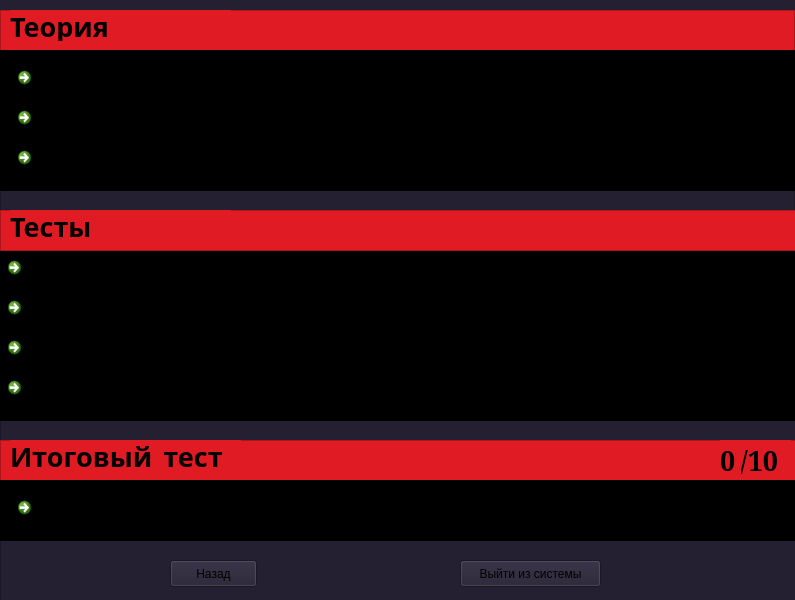
<?xml version="1.0" encoding="UTF-8"?>
<ui version="4.0">
 <class>main_lection</class>
 <widget class="QDialog" name="main_lection">
  <property name="geometry">
   <rect>
    <x>0</x>
    <y>0</y>
    <width>795</width>
    <height>600</height>
   </rect>
  </property>
  <property name="font">
   <font>
    <pointsize>15</pointsize>
   </font>
  </property>
  <property name="windowTitle">
   <string>Обучающая система</string>
  </property>
  <property name="styleSheet">
   <string notr="true">background-color: rgb(36, 31, 49);</string>
  </property>
  <widget class="QFrame" name="frame_6">
   <property name="geometry">
    <rect>
     <x>0</x>
     <y>10</y>
     <width>795</width>
     <height>201</height>
    </rect>
   </property>
   <property name="frameShape">
    <enum>QFrame::Shape::StyledPanel</enum>
   </property>
   <property name="frameShadow">
    <enum>QFrame::Shadow::Raised</enum>
   </property>
   <widget class="QFrame" name="frame">
    <property name="geometry">
     <rect>
      <x>0</x>
      <y>0</y>
      <width>795</width>
      <height>41</height>
     </rect>
    </property>
    <property name="styleSheet">
     <string notr="true">background-color: rgb(224, 27, 36);</string>
    </property>
    <property name="frameShape">
     <enum>QFrame::Shape::StyledPanel</enum>
    </property>
    <property name="frameShadow">
     <enum>QFrame::Shadow::Raised</enum>
    </property>
    <widget class="QLabel" name="Theory">
     <property name="geometry">
      <rect>
       <x>10</x>
       <y>0</y>
       <width>221</width>
       <height>31</height>
      </rect>
     </property>
     <property name="font">
      <font>
       <family>LM Roman 8</family>
       <pointsize>20</pointsize>
       <bold>true</bold>
      </font>
     </property>
     <property name="text">
      <string>Теория</string>
     </property>
    </widget>
   </widget>
   <widget class="QFrame" name="frame_window_lection">
    <property name="geometry">
     <rect>
      <x>0</x>
      <y>40</y>
      <width>795</width>
      <height>141</height>
     </rect>
    </property>
    <property name="styleSheet">
     <string notr="true">background-color: rgb(0, 0, 0);</string>
    </property>
    <property name="frameShape">
     <enum>QFrame::Shape::StyledPanel</enum>
    </property>
    <property name="frameShadow">
     <enum>QFrame::Shadow::Raised</enum>
    </property>
    <widget class="QCommandLinkButton" name="Lection1">
     <property name="geometry">
      <rect>
       <x>10</x>
       <y>10</y>
       <width>371</width>
       <height>41</height>
      </rect>
     </property>
     <property name="font">
      <font>
       <family>Utopia</family>
       <pointsize>13</pointsize>
      </font>
     </property>
     <property name="text">
      <string>Лекция №1. Описания и константы</string>
     </property>
    </widget>
    <widget class="QCommandLinkButton" name="Lection2">
     <property name="geometry">
      <rect>
       <x>10</x>
       <y>50</y>
       <width>691</width>
       <height>41</height>
      </rect>
     </property>
     <property name="font">
      <font>
       <family>Utopia</family>
       <pointsize>13</pointsize>
      </font>
     </property>
     <property name="text">
      <string>Лекция №2. Базовые конструкции структурного программирования</string>
     </property>
    </widget>
    <widget class="QCommandLinkButton" name="Lection3">
     <property name="geometry">
      <rect>
       <x>10</x>
       <y>90</y>
       <width>451</width>
       <height>41</height>
      </rect>
     </property>
     <property name="font">
      <font>
       <family>Utopia</family>
       <pointsize>13</pointsize>
      </font>
     </property>
     <property name="text">
      <string>Лекция №3. Описания и константы</string>
     </property>
    </widget>
   </widget>
  </widget>
  <widget class="QFrame" name="frame_itogtest">
   <property name="geometry">
    <rect>
     <x>0</x>
     <y>420</y>
     <width>801</width>
     <height>201</height>
    </rect>
   </property>
   <property name="frameShape">
    <enum>QFrame::Shape::StyledPanel</enum>
   </property>
   <property name="frameShadow">
    <enum>QFrame::Shadow::Raised</enum>
   </property>
   <widget class="QFrame" name="frame_3">
    <property name="geometry">
     <rect>
      <x>0</x>
      <y>20</y>
      <width>801</width>
      <height>41</height>
     </rect>
    </property>
    <property name="styleSheet">
     <string notr="true">background-color: rgb(224, 27, 36);</string>
    </property>
    <property name="frameShape">
     <enum>QFrame::Shape::StyledPanel</enum>
    </property>
    <property name="frameShadow">
     <enum>QFrame::Shadow::Raised</enum>
    </property>
    <widget class="QLabel" name="tests">
     <property name="geometry">
      <rect>
       <x>10</x>
       <y>0</y>
       <width>231</width>
       <height>31</height>
      </rect>
     </property>
     <property name="font">
      <font>
       <family>LM Roman 8</family>
       <pointsize>20</pointsize>
       <bold>true</bold>
      </font>
     </property>
     <property name="text">
      <string>Итоговый тест</string>
     </property>
    </widget>
    <widget class="QLabel" name="label_29">
     <property name="geometry">
      <rect>
       <x>740</x>
       <y>0</y>
       <width>51</width>
       <height>41</height>
      </rect>
     </property>
     <property name="font">
      <font>
       <family>Serif</family>
       <pointsize>20</pointsize>
       <bold>true</bold>
      </font>
     </property>
     <property name="text">
      <string>/10</string>
     </property>
    </widget>
    <widget class="QLabel" name="ten_max_balls_code">
     <property name="geometry">
      <rect>
       <x>720</x>
       <y>0</y>
       <width>21</width>
       <height>41</height>
      </rect>
     </property>
     <property name="font">
      <font>
       <family>Serif</family>
       <pointsize>20</pointsize>
       <bold>true</bold>
      </font>
     </property>
     <property name="text">
      <string>0</string>
     </property>
    </widget>
   </widget>
   <widget class="QFrame" name="frame_testing">
    <property name="geometry">
     <rect>
      <x>0</x>
      <y>60</y>
      <width>821</width>
      <height>61</height>
     </rect>
    </property>
    <property name="styleSheet">
     <string notr="true">background-color: rgb(0, 0, 0);</string>
    </property>
    <property name="frameShape">
     <enum>QFrame::Shape::StyledPanel</enum>
    </property>
    <property name="frameShadow">
     <enum>QFrame::Shadow::Raised</enum>
    </property>
    <widget class="QCommandLinkButton" name="itogovoe_testirovanie">
     <property name="geometry">
      <rect>
       <x>10</x>
       <y>10</y>
       <width>491</width>
       <height>41</height>
      </rect>
     </property>
     <property name="font">
      <font>
       <pointsize>15</pointsize>
      </font>
     </property>
     <property name="text">
      <string>Итоговое тестирование по программированию</string>
     </property>
    </widget>
    <widget class="QLabel" name="label">
     <property name="geometry">
      <rect>
       <x>700</x>
       <y>20</y>
       <width>66</width>
       <height>19</height>
      </rect>
     </property>
     <property name="text">
      <string/>
     </property>
    </widget>
   </widget>
   <widget class="QPushButton" name="quit_system">
    <property name="geometry">
     <rect>
      <x>460</x>
      <y>140</y>
      <width>141</width>
      <height>27</height>
     </rect>
    </property>
    <property name="text">
     <string>Выйти из системы</string>
    </property>
   </widget>
   <widget class="QPushButton" name="back">
    <property name="geometry">
     <rect>
      <x>170</x>
      <y>140</y>
      <width>87</width>
      <height>27</height>
     </rect>
    </property>
    <property name="text">
     <string>Назад</string>
    </property>
   </widget>
  </widget>
  <widget class="QFrame" name="frame_question">
   <property name="geometry">
    <rect>
     <x>0</x>
     <y>250</y>
     <width>811</width>
     <height>171</height>
    </rect>
   </property>
   <property name="styleSheet">
    <string notr="true">background-color: rgb(0, 0, 0);</string>
   </property>
   <property name="frameShape">
    <enum>QFrame::Shape::StyledPanel</enum>
   </property>
   <property name="frameShadow">
    <enum>QFrame::Shadow::Raised</enum>
   </property>
   <widget class="QCommandLinkButton" name="question_withcode">
    <property name="geometry">
     <rect>
      <x>0</x>
      <y>120</y>
      <width>561</width>
      <height>41</height>
     </rect>
    </property>
    <property name="font">
     <font>
      <family>Utopia</family>
      <pointsize>13</pointsize>
      <bold>true</bold>
     </font>
    </property>
    <property name="text">
     <string>Основы программирования. Работа с кодом</string>
    </property>
   </widget>
   <widget class="QCommandLinkButton" name="easy_question">
    <property name="geometry">
     <rect>
      <x>0</x>
      <y>0</y>
      <width>581</width>
      <height>41</height>
     </rect>
    </property>
    <property name="font">
     <font>
      <family>Utopia</family>
      <pointsize>13</pointsize>
     </font>
    </property>
    <property name="text">
     <string>Основы программирования. Вопросы легкой сложности</string>
    </property>
   </widget>
   <widget class="QCommandLinkButton" name="middle_question">
    <property name="geometry">
     <rect>
      <x>0</x>
      <y>40</y>
      <width>601</width>
      <height>41</height>
     </rect>
    </property>
    <property name="font">
     <font>
      <family>Utopia</family>
      <pointsize>13</pointsize>
     </font>
    </property>
    <property name="text">
     <string>Основы программирования. Вопросы средней сложности</string>
    </property>
   </widget>
   <widget class="QCommandLinkButton" name="hard_question">
    <property name="geometry">
     <rect>
      <x>0</x>
      <y>80</y>
      <width>601</width>
      <height>41</height>
     </rect>
    </property>
    <property name="font">
     <font>
      <family>Utopia</family>
      <pointsize>13</pointsize>
     </font>
    </property>
    <property name="text">
     <string>Основы программирования. Вопросы высокой сложности</string>
    </property>
   </widget>
   <widget class="QLabel" name="label_25">
    <property name="geometry">
     <rect>
      <x>750</x>
      <y>130</y>
      <width>31</width>
      <height>21</height>
     </rect>
    </property>
    <property name="font">
     <font>
      <family>Serif</family>
      <pointsize>20</pointsize>
      <bold>true</bold>
     </font>
    </property>
    <property name="text">
     <string>/5</string>
    </property>
   </widget>
   <widget class="QLabel" name="label_26">
    <property name="geometry">
     <rect>
      <x>750</x>
      <y>80</y>
      <width>31</width>
      <height>31</height>
     </rect>
    </property>
    <property name="font">
     <font>
      <family>Serif</family>
      <pointsize>20</pointsize>
      <bold>true</bold>
     </font>
    </property>
    <property name="text">
     <string>/6</string>
    </property>
   </widget>
   <widget class="QLabel" name="label_27">
    <property name="geometry">
     <rect>
      <x>750</x>
      <y>40</y>
      <width>31</width>
      <height>31</height>
     </rect>
    </property>
    <property name="font">
     <font>
      <family>Serif</family>
      <pointsize>20</pointsize>
      <bold>true</bold>
     </font>
    </property>
    <property name="text">
     <string>/4</string>
    </property>
   </widget>
   <widget class="QLabel" name="label_28">
    <property name="geometry">
     <rect>
      <x>750</x>
      <y>0</y>
      <width>31</width>
      <height>31</height>
     </rect>
    </property>
    <property name="font">
     <font>
      <family>Serif</family>
      <pointsize>20</pointsize>
      <bold>true</bold>
     </font>
    </property>
    <property name="text">
     <string>/2</string>
    </property>
   </widget>
   <widget class="QLabel" name="five_max_balls_code">
    <property name="geometry">
     <rect>
      <x>730</x>
      <y>120</y>
      <width>21</width>
      <height>41</height>
     </rect>
    </property>
    <property name="font">
     <font>
      <family>Serif</family>
      <pointsize>20</pointsize>
      <bold>true</bold>
     </font>
    </property>
    <property name="text">
     <string>0</string>
    </property>
   </widget>
   <widget class="QLabel" name="six_max_balls_hard">
    <property name="geometry">
     <rect>
      <x>730</x>
      <y>80</y>
      <width>21</width>
      <height>31</height>
     </rect>
    </property>
    <property name="font">
     <font>
      <family>Serif</family>
      <pointsize>20</pointsize>
      <bold>true</bold>
     </font>
    </property>
    <property name="text">
     <string>0</string>
    </property>
   </widget>
   <widget class="QLabel" name="four_max_balls_middle">
    <property name="geometry">
     <rect>
      <x>730</x>
      <y>40</y>
      <width>21</width>
      <height>31</height>
     </rect>
    </property>
    <property name="font">
     <font>
      <family>Serif</family>
      <pointsize>20</pointsize>
      <bold>true</bold>
     </font>
    </property>
    <property name="text">
     <string>0</string>
    </property>
   </widget>
   <widget class="QLabel" name="two_max_balls_ez">
    <property name="geometry">
     <rect>
      <x>730</x>
      <y>0</y>
      <width>21</width>
      <height>31</height>
     </rect>
    </property>
    <property name="font">
     <font>
      <family>Serif</family>
      <pointsize>20</pointsize>
      <bold>true</bold>
     </font>
    </property>
    <property name="text">
     <string>0</string>
    </property>
   </widget>
  </widget>
  <widget class="QFrame" name="frame_zadania">
   <property name="geometry">
    <rect>
     <x>0</x>
     <y>210</y>
     <width>801</width>
     <height>41</height>
    </rect>
   </property>
   <property name="styleSheet">
    <string notr="true">background-color: rgb(224, 27, 36);</string>
   </property>
   <property name="frameShape">
    <enum>QFrame::Shape::StyledPanel</enum>
   </property>
   <property name="frameShadow">
    <enum>QFrame::Shadow::Raised</enum>
   </property>
   <widget class="QLabel" name="zadanie">
    <property name="geometry">
     <rect>
      <x>10</x>
      <y>0</y>
      <width>221</width>
      <height>31</height>
     </rect>
    </property>
    <property name="font">
     <font>
      <family>LM Roman 8</family>
      <pointsize>20</pointsize>
      <bold>true</bold>
     </font>
    </property>
    <property name="text">
     <string>Тесты</string>
    </property>
   </widget>
  </widget>
 </widget>
 <resources/>
 <connections/>
</ui>
